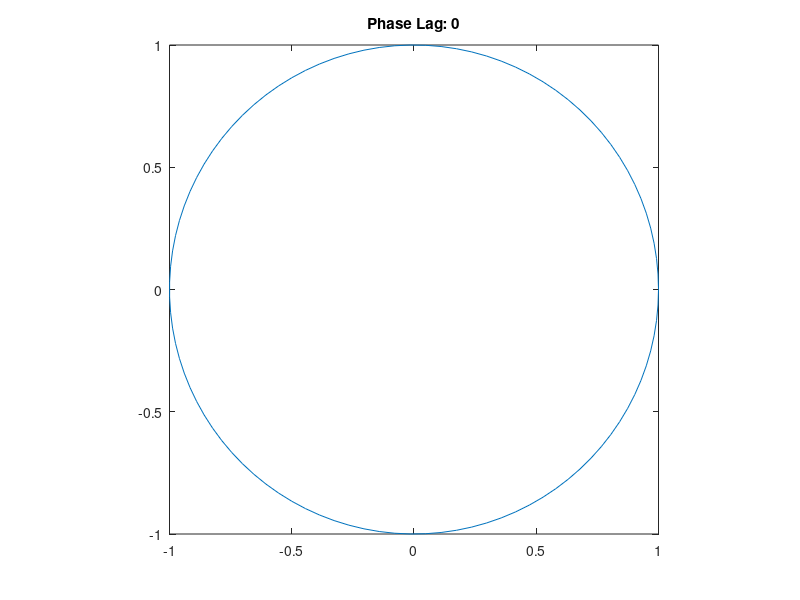

The MATLAB script that drew this image: (Note: this script raises an error after producing the figure.)
animationTime = 4;
FPS = 60;
nFrames = animationTime*FPS;

lags = linspace(0,2*pi,60*animationTime);
thetas = linspace(0,2*pi,100);

xs = cos(thetas);
figure(1);
for i = 1:numel(lags)
    clf;
    ys = sin(thetas + lags(i));
    plot(xs,ys);
    axis([-1,1,-1,1]);
    axis equal;
    title(['Phase Lag: ',num2str(round(lags(i)*180/pi))]);
    drawnow;
    if i == 1
        gif('PhaseLagAnimation.gif','DelayTime',1/FPS);
    else
        gif;
    end
end